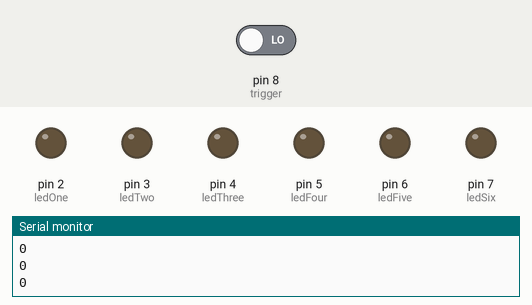
Recording of a sketch running on a simulated Arduino Uno, built with avr-gcc and run on an emulated ATmega328P. On the bench: output pins drawn as LEDs (lit = HIGH), the last lines printed to the serial monitor. The inputs (shaded band) are chosen by the test bench; at power-on: pin 8 (trigger) LOW.

Above: at 1.8 s.
1.9 s: pin 8 (trigger) driven HIGH
At 2.4 s:
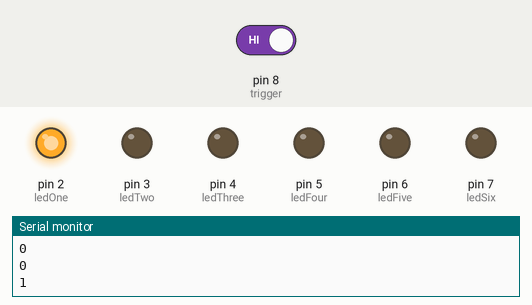
At 2.8 s:
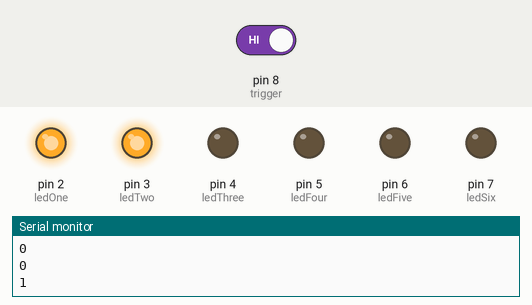
4.9 s: pin 8 (trigger) driven LOW
At 5.05 s:
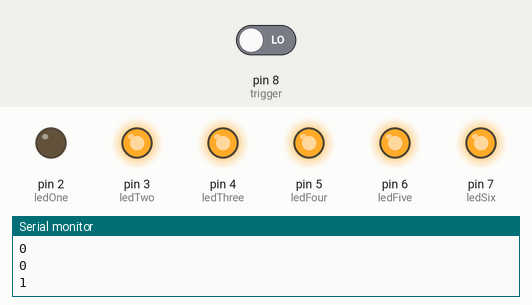
Timing chart, 0 to 7.9 s (numbered marks = the images above; inputs shaded):
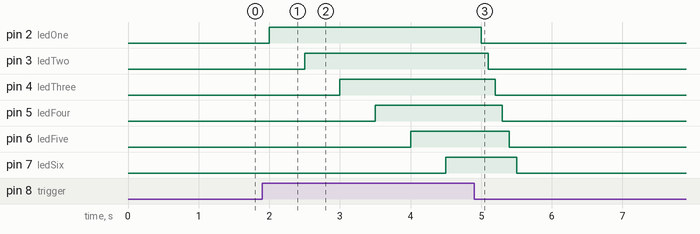

Measured:
- after the input at 1.9 s, pin 2 (ledOne): LOW → HIGH after 0.10 s; pin 3 (ledTwo): LOW → HIGH after 0.60 s; pin 4 (ledThree): LOW → HIGH after 1.1 s; pin 5 (ledFour): LOW → HIGH after 1.6 s; pin 6 (ledFive): LOW → HIGH after 2.1 s
- after the input at 4.9 s, pin 2 (ledOne): goes on until 5.0 s, then stays LOW; pin 3 (ledTwo): goes on until 5.1 s, then stays LOW; pin 4 (ledThree): goes on until 5.2 s, then stays LOW; pin 5 (ledFour): goes on until 5.3 s, then stays LOW; pin 6 (ledFive): goes on until 5.4 s, then stays LOW

The sketch:

Tilt_sensor_lamp_activator.ino
```cpp
const int ledOne = 2;
const int ledTwo = 3;
const int ledThree = 4;
const int ledFour = 5;
const int ledFive = 6;
const int ledSix = 7;
const int trigger = 8;

void lamps() {
  digitalWrite(ledOne, HIGH);
  delay(500);
  digitalWrite(ledTwo, HIGH);
  delay(500);
  digitalWrite(ledThree, HIGH);
  delay(500);
  digitalWrite(ledFour, HIGH);
  delay(500);
  digitalWrite(ledFive, HIGH);
  delay(500);
  digitalWrite(ledSix, HIGH);
  delay(500);
  digitalWrite(ledOne, LOW);
  delay(100);
  digitalWrite(ledTwo, LOW);
  delay(100);
  digitalWrite(ledThree, LOW);
  delay(100);
  digitalWrite(ledFour, LOW);
  delay(100);
  digitalWrite(ledFive, LOW);
  delay(100);
  digitalWrite(ledSix, LOW);
  delay(100);
}

void setup() {
  Serial.begin(115200);
  pinMode(ledOne, OUTPUT);
  pinMode(ledTwo, OUTPUT);
  pinMode(ledThree, OUTPUT);
  pinMode(ledFour, OUTPUT);
  pinMode(ledFive, OUTPUT);
  pinMode(ledSix, OUTPUT);
  pinMode(trigger, INPUT);
  digitalWrite(ledOne, LOW);
  digitalWrite(ledTwo, LOW);
  digitalWrite(ledThree, LOW);
  digitalWrite(ledFour, LOW);
  digitalWrite(ledFive, LOW);
  digitalWrite(ledSix, LOW);
}

void loop() {
  int triggerValue = digitalRead(trigger);
  Serial.println(triggerValue);
  if (triggerValue) {
    lamps();
  }
  delay(500);
}
```
